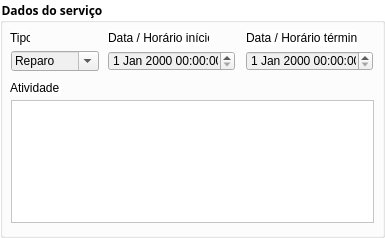
       <widget class="QGroupBox" name="dados_serv">
        <property name="geometry">
         <rect>
          <x>20</x>
          <y>310</y>
          <width>385</width>
          <height>238</height>
         </rect>
        </property>
        <property name="maximumSize">
         <size>
          <width>481</width>
          <height>16777215</height>
         </size>
        </property>
        <property name="font">
         <font>
          <family>Microsoft JhengHei</family>
          <weight>75</weight>
          <bold>true</bold>
         </font>
        </property>
        <property name="styleSheet">
         <string notr="true">background-color: rgb(255, 255, 255)</string>
        </property>
        <property name="title">
         <string>Dados do serviço</string>
        </property>
        <widget class="QLabel" name="label_45">
         <property name="geometry">
          <rect>
           <x>10</x>
           <y>30</y>
           <width>20</width>
           <height>16</height>
          </rect>
         </property>
         <property name="sizePolicy">
          <sizepolicy hsizetype="Fixed" vsizetype="Fixed">
           <horstretch>0</horstretch>
           <verstretch>0</verstretch>
          </sizepolicy>
         </property>
         <property name="text">
          <string>Tipo</string>
         </property>
        </widget>
        <widget class="QLabel" name="label_46">
         <property name="geometry">
          <rect>
           <x>108</x>
           <y>30</y>
           <width>101</width>
           <height>16</height>
          </rect>
         </property>
         <property name="text">
          <string>Data / Horário início</string>
         </property>
        </widget>
        <widget class="QLabel" name="label_47">
         <property name="geometry">
          <rect>
           <x>246</x>
           <y>30</y>
           <width>111</width>
           <height>16</height>
          </rect>
         </property>
         <property name="text">
          <string>Data / Horário término</string>
         </property>
        </widget>
        <widget class="QLabel" name="label_49">
         <property name="geometry">
          <rect>
           <x>10</x>
           <y>80</y>
           <width>51</width>
           <height>16</height>
          </rect>
         </property>
         <property name="text">
          <string>Atividade</string>
         </property>
        </widget>
        <widget class="QPlainTextEdit" name="plainTextEdit">
         <property name="geometry">
          <rect>
           <x>11</x>
           <y>100</y>
           <width>363</width>
           <height>123</height>
          </rect>
         </property>
        </widget>
        <widget class="QComboBox" name="cb_tipo">
         <property name="geometry">
          <rect>
           <x>11</x>
           <y>51</y>
           <width>88</width>
           <height>20</height>
          </rect>
         </property>
         <property name="sizePolicy">
          <sizepolicy hsizetype="Fixed" vsizetype="Fixed">
           <horstretch>0</horstretch>
           <verstretch>0</verstretch>
          </sizepolicy>
         </property>
         <property name="font">
          <font>
           <pointsize>8</pointsize>
          </font>
         </property>
         <property name="autoFillBackground">
          <bool>false</bool>
         </property>
         <property name="styleSheet">
          <string notr="true">background-color: rgb(240, 240, 240)</string>
         </property>
         <property name="editable">
          <bool>true</bool>
         </property>
         <property name="iconSize">
          <size>
           <width>16</width>
           <height>16</height>
          </size>
         </property>
         <property name="duplicatesEnabled">
          <bool>false</bool>
         </property>
         <property name="frame">
          <bool>true</bool>
         </property>
         <item>
          <property name="text">
           <string>Reparo</string>
          </property>
         </item>
         <item>
          <property name="text">
           <string>Substituição</string>
          </property>
         </item>
        </widget>
        <widget class="QDateTimeEdit" name="dt_inicio">
         <property name="geometry">
          <rect>
           <x>108</x>
           <y>51</y>
           <width>127</width>
           <height>20</height>
          </rect>
         </property>
         <property name="styleSheet">
          <string notr="true">background-color: rgb(240, 240, 240)</string>
         </property>
        </widget>
        <widget class="QDateTimeEdit" name="dt_termino">
         <property name="geometry">
          <rect>
           <x>246</x>
           <y>51</y>
           <width>127</width>
           <height>20</height>
          </rect>
         </property>
         <property name="styleSheet">
          <string notr="true">background-color: rgb(240, 240, 240)</string>
         </property>
        </widget>
       </widget>
